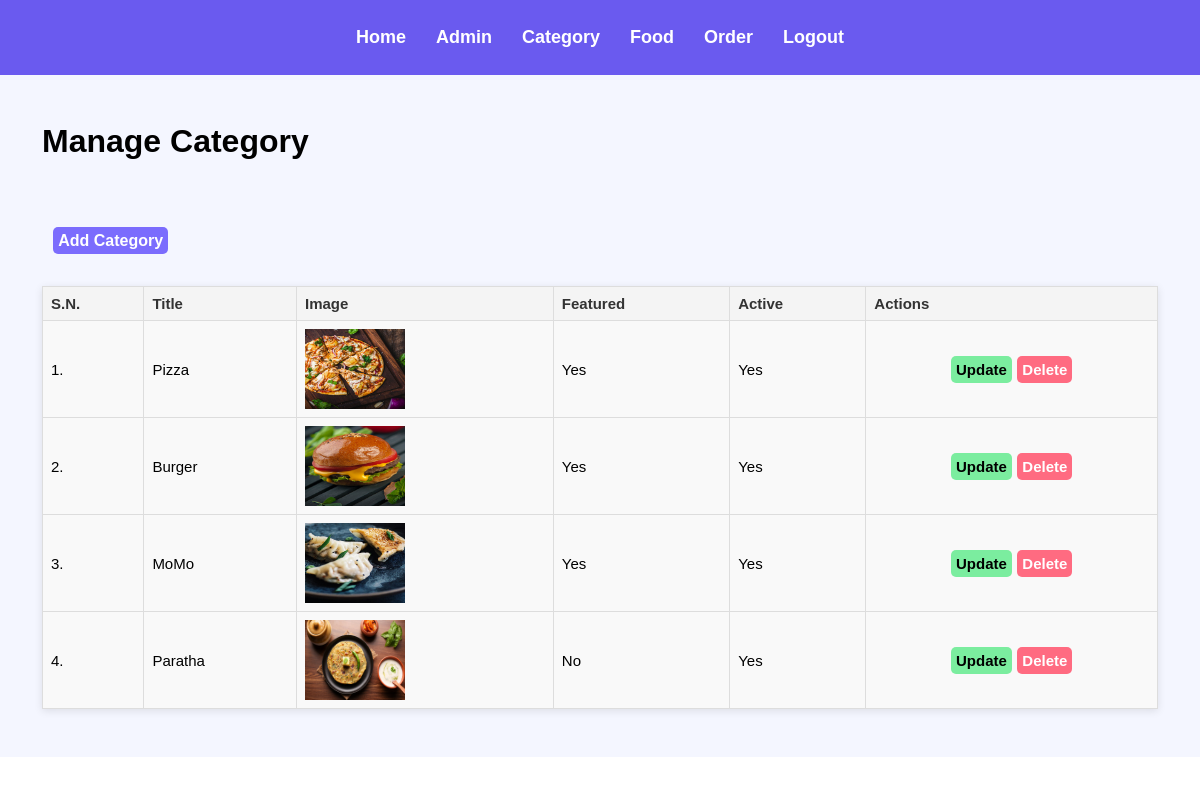
The page /admin/manage-category.php (signed in) on the database as committed earlier.
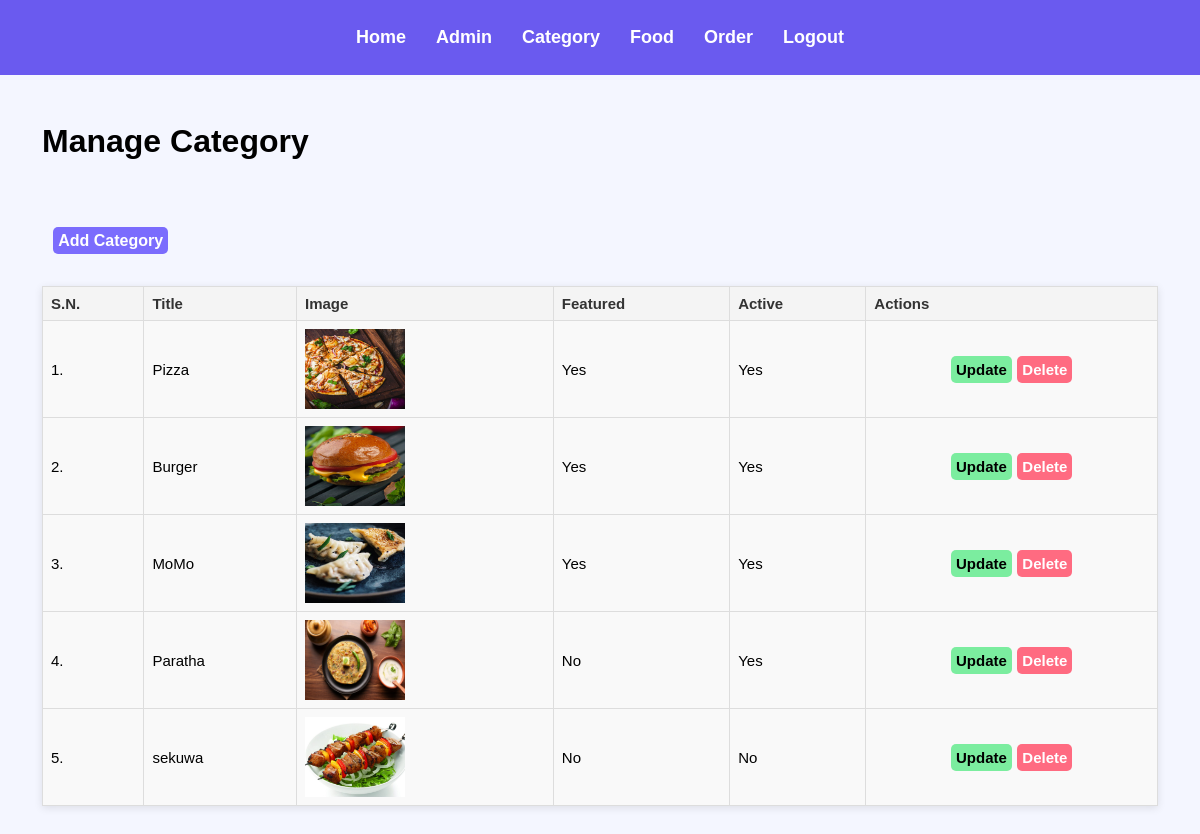
The same page on the database as committed later.
### tables this page shows
CREATE TABLE `tbl_category` (
  `id` int(10) UNSIGNED NOT NULL,
  `title` varchar(100) NOT NULL,
  `image_name` varchar(255) NOT NULL,
  `featured` varchar(10) NOT NULL,
  `active` varchar(10) NOT NULL
);

### admin/manage-category.php (the view, shortened to what this page needs)
<?php include('partials/menu.php'); ?>
<div class="main">
    <div class="container">
        <h1>Manage Category</h1>
        <br /><br />
        <br><br>
        <a href="<?php echo SITEURL; ?>admin/add-category.php" class="btn-primary">Add Category</a>
        <br /><br /><br />
        <table class="tbl-full">
            <tr>
                <th>S.N.</th>
                <th>Title</th>
                <th>Image</th>
                <th>Featured</th>
                <th>Active</th>
                <th>Actions</th>
            </tr>
            <?php
            $sql = "SELECT * FROM tbl_category";
            $res = mysqli_query($conn, $sql);
            $count = mysqli_num_rows($res);
            $sn = 1;
            if ($count > 0) {
                while ($row = mysqli_fetch_assoc($res)) {
                    $id = $row['id'];
                    $title = $row['title'];
                    $image_name = $row['image_name'];
                    $featured = $row['featured'];
                    $active = $row['active'];
            ?>
                    <tr>
                        <td><?php echo $sn++; ?>. </td>
                        <td><?php echo $title; ?></td>
                        <td>
                            <?php
                            if ($image_name != "") {
                            ?>
                                <img src="<?php echo SITEURL; ?>images/category/<?php echo $image_name; ?>" class="img">
                            <?php
                            } else {
                                echo "<div class='error'>Image not Added.</div>";
                            }
                            ?>
                        </td>
                        <td><?php echo $featured; ?></td>
                        <td><?php echo $active; ?></td>
                        <td>
                            <span class="adjust">
                                <a href="<?php echo SITEURL; ?>admin/update-category.php?id=<?php echo $id; ?>" class="btn-secondary">Update</a>
                                <a href="<?php echo SITEURL; ?>admin/delete-category.php?id=<?php echo $id; ?>&image_name=<?php echo $image_name; ?>" class="btn-danger">Delete</a>
                            </span>
                        </td>
                    </tr>
                <?php
                }
            }
            ?>
        </table>
    </div>
</div>

Rows that differ between the two databases and show on the page:
added tbl_category: title "sekuwa", image_name (picture), featured "No", active "No"
